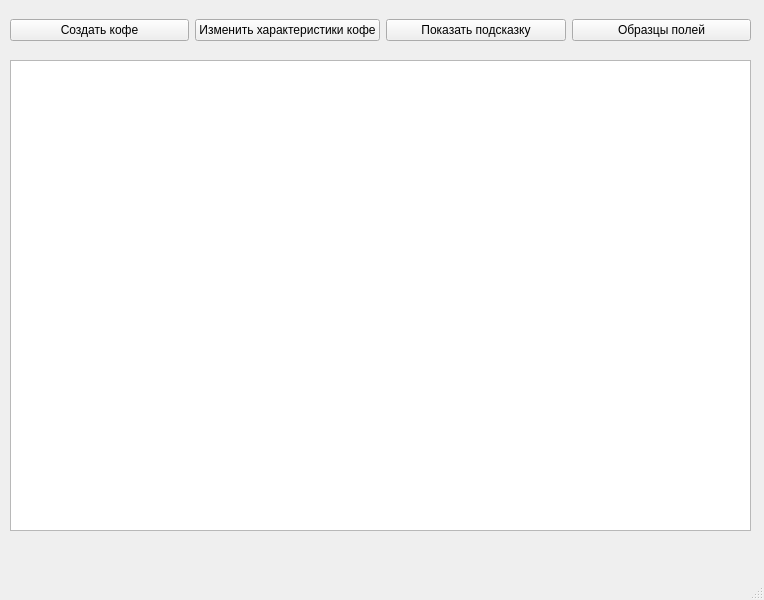
<?xml version="1.0" encoding="UTF-8"?>
<ui version="4.0">
 <class>MainWindow</class>
 <widget class="QMainWindow" name="MainWindow">
  <property name="geometry">
   <rect>
    <x>0</x>
    <y>0</y>
    <width>764</width>
    <height>600</height>
   </rect>
  </property>
  <property name="windowTitle">
   <string>Добавьте или измените характеристики кофе</string>
  </property>
  <widget class="QWidget" name="centralwidget">
   <widget class="QWidget" name="horizontalLayoutWidget">
    <property name="geometry">
     <rect>
      <x>10</x>
      <y>10</y>
      <width>741</width>
      <height>41</height>
     </rect>
    </property>
    <layout class="QHBoxLayout" name="horizontalLayout">
     <item>
      <widget class="QPushButton" name="create_coffee_btn">
       <property name="text">
        <string>Создать кофе</string>
       </property>
      </widget>
     </item>
     <item>
      <widget class="QPushButton" name="change_coffee_btn">
       <property name="text">
        <string>Изменить характеристики кофе</string>
       </property>
      </widget>
     </item>
     <item>
      <widget class="QPushButton" name="show_hint_btn">
       <property name="text">
        <string>Показать подсказку</string>
       </property>
      </widget>
     </item>
     <item>
      <widget class="QPushButton" name="show_signatures_btn">
       <property name="text">
        <string>Образцы полей</string>
       </property>
      </widget>
     </item>
    </layout>
   </widget>
   <widget class="QTableWidget" name="table_widget">
    <property name="geometry">
     <rect>
      <x>10</x>
      <y>60</y>
      <width>741</width>
      <height>471</height>
     </rect>
    </property>
   </widget>
  </widget>
  <widget class="QMenuBar" name="menubar">
   <property name="geometry">
    <rect>
     <x>0</x>
     <y>0</y>
     <width>764</width>
     <height>31</height>
    </rect>
   </property>
  </widget>
  <widget class="QStatusBar" name="statusbar"/>
 </widget>
 <resources/>
 <connections/>
</ui>
